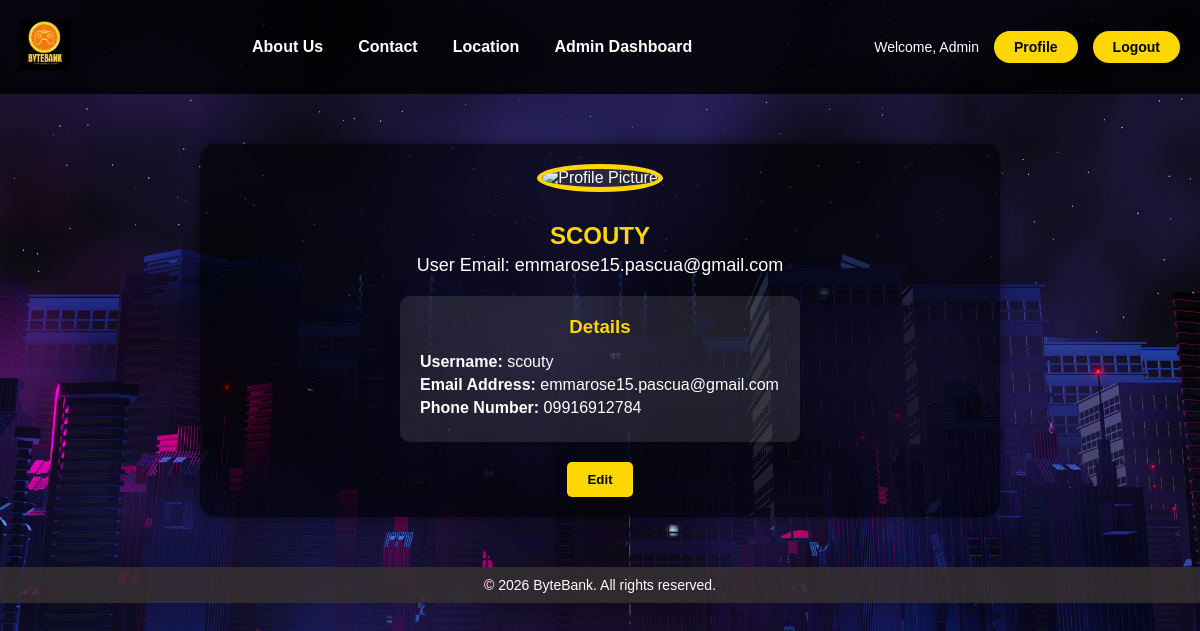
The app's page /profile.php?user_email=emmarose15.pascua@gmail.com (signed in) with its own data.
### tables this page shows
CREATE TABLE `users` (
  `user_id` int(11) NOT NULL AUTO_INCREMENT,
  `username` varchar(50) NOT NULL,
  `email` varchar(100) NOT NULL,
  `password` varchar(255) NOT NULL,
  `phone` varchar(20) DEFAULT NULL,
  `profile_picture` varchar(255) DEFAULT NULL,
  `role` enum('user','admin') DEFAULT 'user',
  `created_at` datetime DEFAULT current_timestamp(),
  PRIMARY KEY (`user_id`),
  UNIQUE KEY `email` (`email`)
);

### profile.php (the view, shortened to what this page needs)
<?php
include("includes/header.php");
if (isset($_GET['user_email']) && $_SESSION['user_role'] === 'admin') {
    $user_email = $_GET['user_email'];
} else {
    $user_email = $_SESSION['user_email'];
}
$query = $conn->prepare("SELECT username, email, phone, profile_picture FROM users WHERE email = ?");
$query->bind_param("s", $user_email);
$query->execute();
$query->bind_result($username, $email, $phone, $profile_picture);
?>
<!DOCTYPE html>
<html lang="en">
<head>
    <link rel="stylesheet" href="css/profile.css">
</head>
<body>
<main>
    <section class="profile-section">
        <div class="profile-container">
            <div class="profile-icon">
                <img src="<?= !empty($profile_picture) ? $profile_picture . '?t=' . time() : '../images/default-profile.png'; ?>" alt="Profile Picture">
            </div>
            <div class="profile-info">
                <h2><?= strtoupper($username); ?></h2>
                <p>User Email: <?= htmlspecialchars($email); ?></p>
            </div>
        </div>
        <div class="details-container">
            <h3>Details</h3>
            <p><strong>Username:</strong> <?= htmlspecialchars($username); ?></p>
            <p><strong>Email Address:</strong> <?= htmlspecialchars($email); ?></p>
            <p><strong>Phone Number:</strong> <?= htmlspecialchars($phone); ?></p>
        </div>
        <?php if ($_SESSION['user_role'] === 'admin' || $user_email === $_SESSION['user_email']): ?>
            <button class="edit-btn" onclick="document.getElementById('edit-form').style.display='block'">Edit</button>
        <?php endif; ?>
    </section>
</main>
<?php include 'includes/footer.php'; ?>
</body>
</html>

### css/profile.css (style rules this page uses)
* { margin: 0; padding: 0; box-sizing: border-box; }
body { font-family: Arial, sans-serif; background: url('../images/backdrop.png') no-repeat center center fixed; background-size: cover; color: #FFFFFF; }
.profile-section { text-align: center; margin: 50px auto; padding: 20px; width: 80%; max-width: 800px; background: rgba(0, 0, 0, 0.6); border-radius: 15px; box-shadow: 0 0 15px rgba(0, 0, 0, 0.5); }
.profile-container { display: flex; flex-direction: column; align-items: center; gap: 20px; margin-bottom: 20px; }
.profile-icon img { width: 200px; height: 200px; border-radius: 50%; border: 5px solid #FFD700; object-fit: cover; background: rgba(255, 255, 255, 0.1); }
.profile-info h2 { font-size: 24px; margin-top: 10px; color: #FFD700; }
.profile-info p { font-size: 18px; margin-top: 5px; color: #FFFFFF; }
.details-container { background: rgba(255, 255, 255, 0.1); padding: 20px; border-radius: 10px; color: #FFFFFF; text-align: left; width: 100%; max-width: 400px; margin: 0 auto; }
.details-container h3 { text-align: center; margin-bottom: 15px; color: #FFD700; }
.details-container p { margin: 5px 0; font-size: 16px; }
.edit-btn { margin-top: 20px; padding: 10px 20px; background: #FFD700; color: #000; border: none; border-radius: 5px; cursor: pointer; font-weight: bold; transition: background-color 0.3s ease; }

### records on screen
users: username "SCOUTY", email "emmarose15.pascua@gmail.com", username "scouty", phone "09916912784"

### other values on screen
$_SESSION['username'] "Admin"
